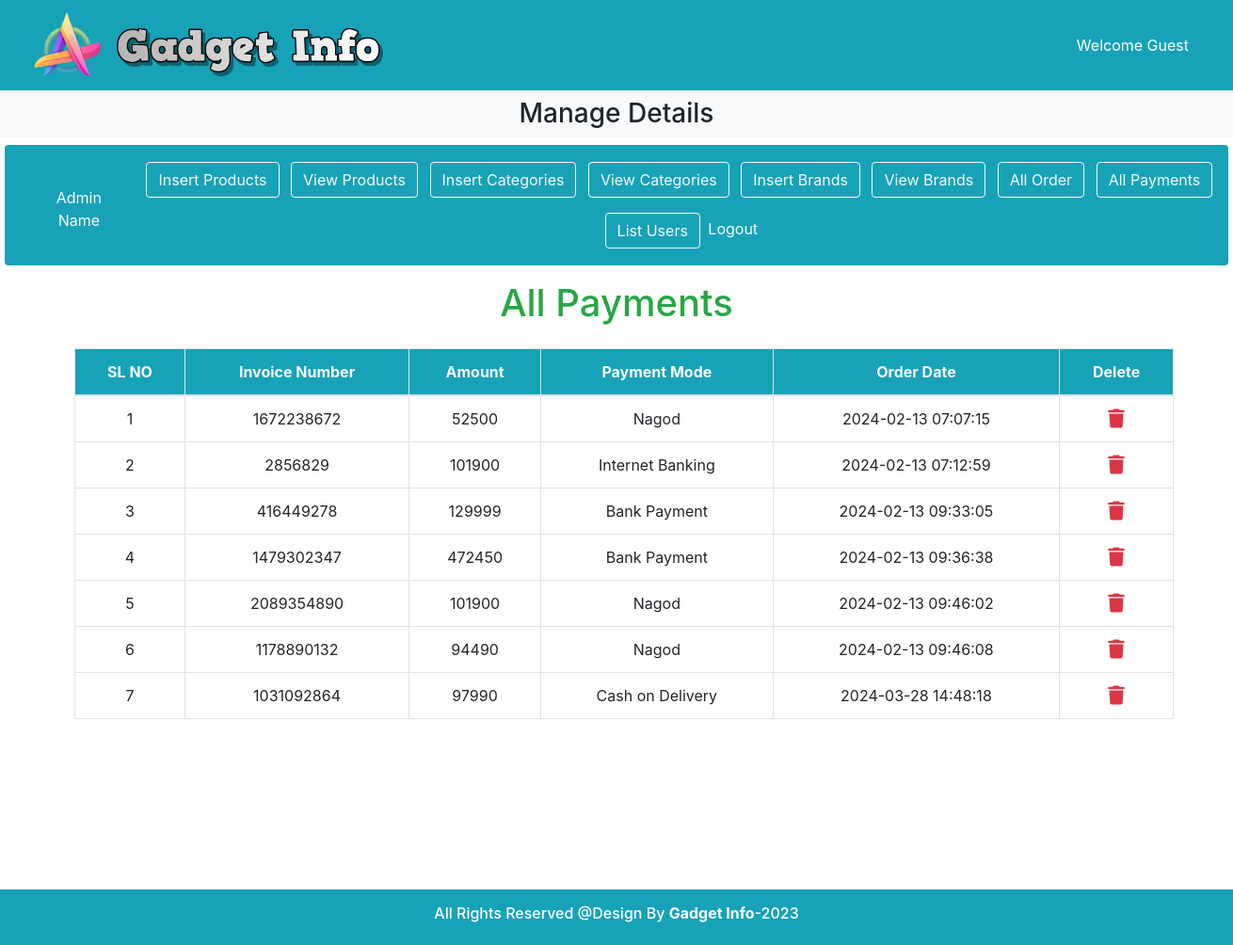
The page /admin_area/index.php?list_payments on the database as committed earlier.
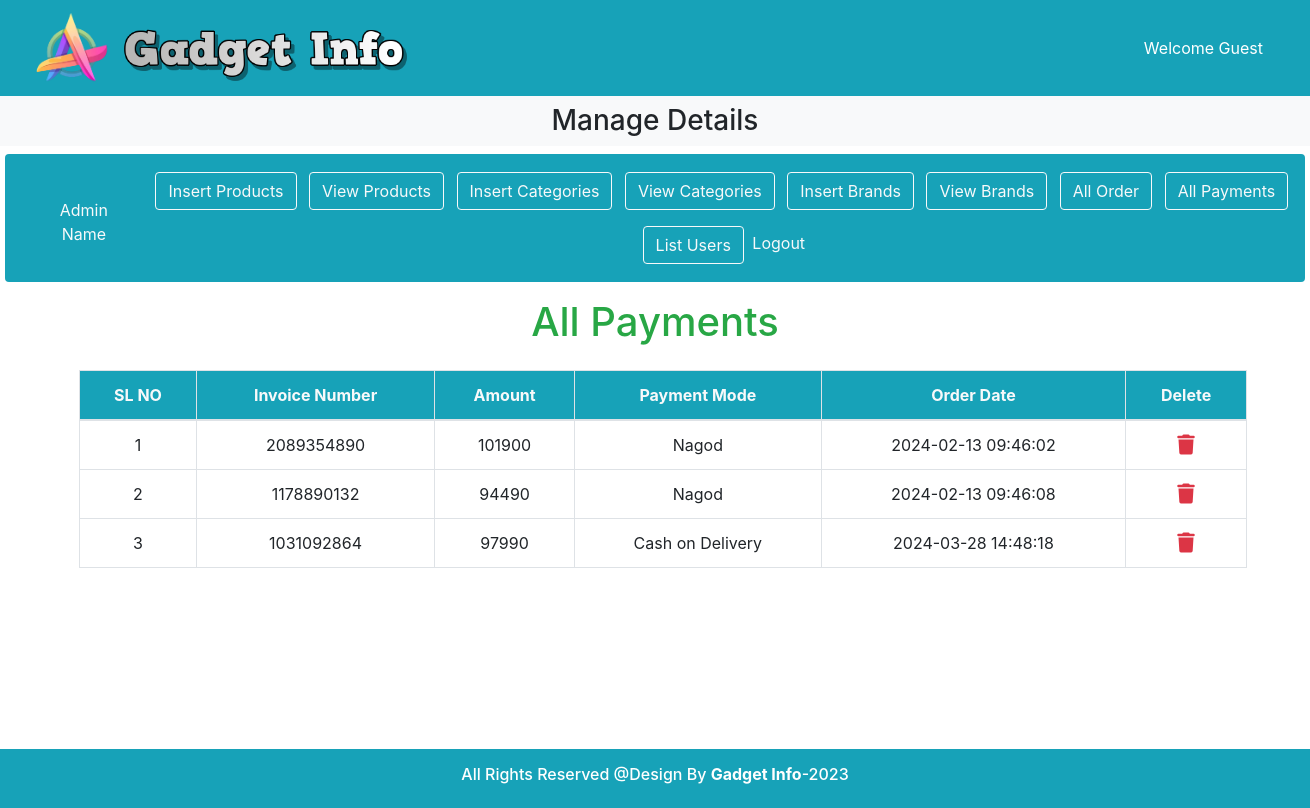
The same page on the database as committed later.
### tables this page shows
CREATE TABLE `user_payments` (
  `payment_id` int(11) NOT NULL,
  `order_id` int(11) NOT NULL,
  `invoice_number` int(11) NOT NULL,
  `amount` int(11) NOT NULL,
  `payment_mode` varchar(255) NOT NULL,
  `date` timestamp NOT NULL DEFAULT current_timestamp() ON UPDATE current_timestamp()
);

### admin_area/list_payments.php (the view, shortened to what this page needs)
<h1 class="text-success text-center">All Payments</h1>
<table class="table table-bordered mt-4 mb-6 ml-2">
    <?php
    $get_payments = "SELECT * FROM user_payments";
    $result = mysqli_query($con, $get_payments);
    $row_count = mysqli_num_rows($result);
    if($row_count == 0){
        echo "<td colspan='7'><h2 class='text-danger text-center mt-5'>No Payments Received Yet</h2></td>";
    } else {
        echo "<thead class='bg-info'>
        <tr class='text-light text-center'>
        <th>SL NO</th>
        <th>Invoice Number</th>
        <th>Amount</th>
        <th>Payment Mode</th>
        <th>Order Date</th>
        <th>Delete</th>
    </tr>
</thead>
<tbody class='text-center'> ";
        $number = 0;
        while($row_data = mysqli_fetch_assoc($result)){
            $payment_id = $row_data['payment_id'];
            $amount = $row_data['amount'];
            $invoice_number = $row_data['invoice_number'];
            $payment_mode = $row_data['payment_mode'];
            $date = $row_data['date'];
            $number++;
            ?>
                <tr>
                    <td><?php echo $number;?></td>
                    <td><?php echo $invoice_number;?></td>
                    <td><?php echo $amount;?></td>
                    <td><?php echo $payment_mode;?></td>
                    <td><?php echo $date;?></td>
                    <td class='align-middle'><a href='index.php?delete_payment=<?php echo $payment_id ?>' class='text-danger'><i class='fa-solid fa-trash fa-lg'></i></a></td>
                </tr>
    <?php
            }
        }
    ?>
    </tbody>
</table>

Rows that differ between the two databases and show on the page:
removed user_payments: invoice_number "1672238672", amount "52500", payment_mode "Nagod", date "2024-02-13 07:07:15"
removed user_payments: invoice_number "2856829", amount "101900", payment_mode "Internet Banking", date "2024-02-13 07:12:59"
removed user_payments: invoice_number "416449278", amount "129999", payment_mode "Bank Payment", date "2024-02-13 09:33:05"
removed user_payments: invoice_number "1479302347", amount "472450", payment_mode "Bank Payment", date "2024-02-13 09:36:38"
